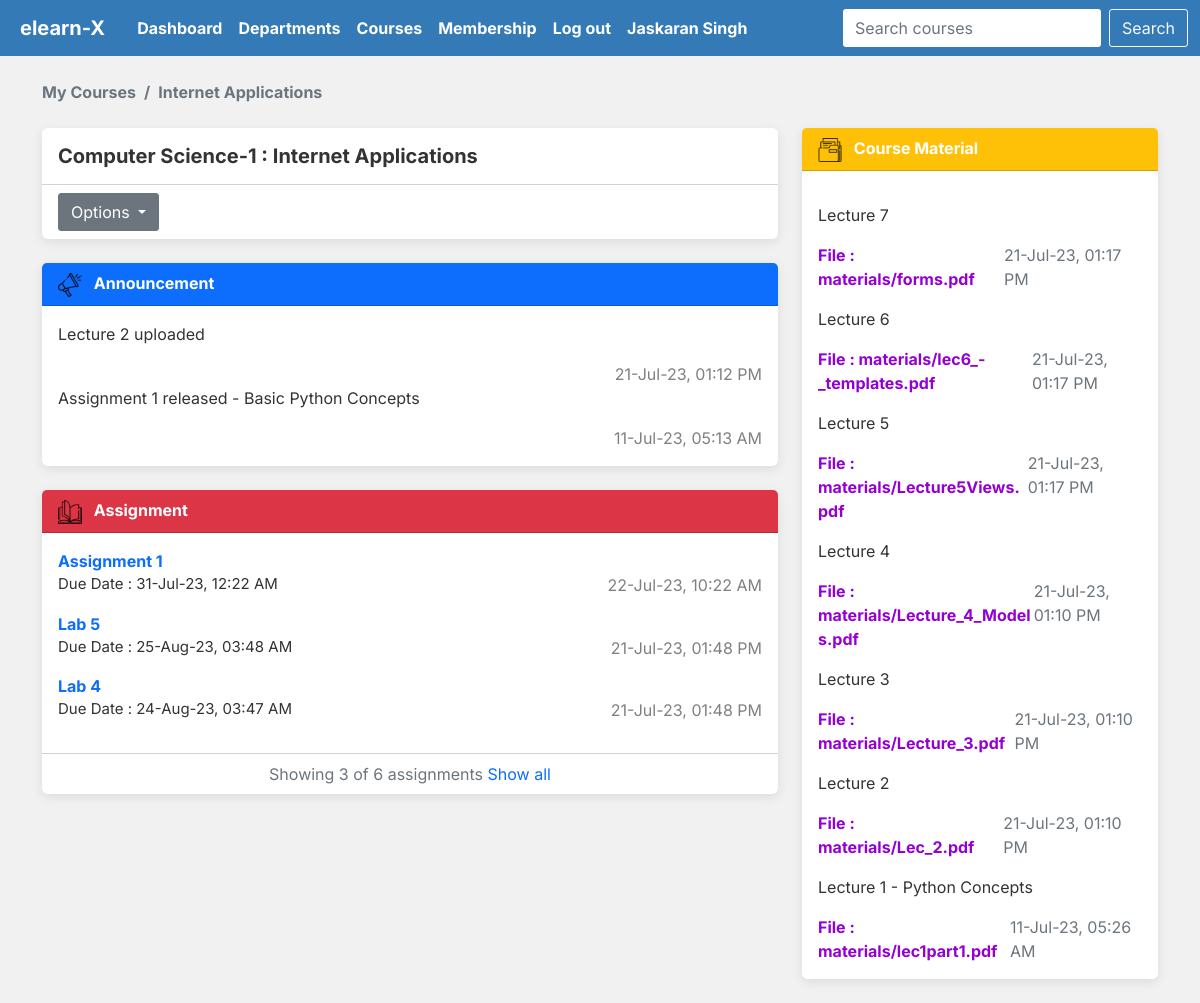
Page /my/1/ (signed in) on the earlier database version.
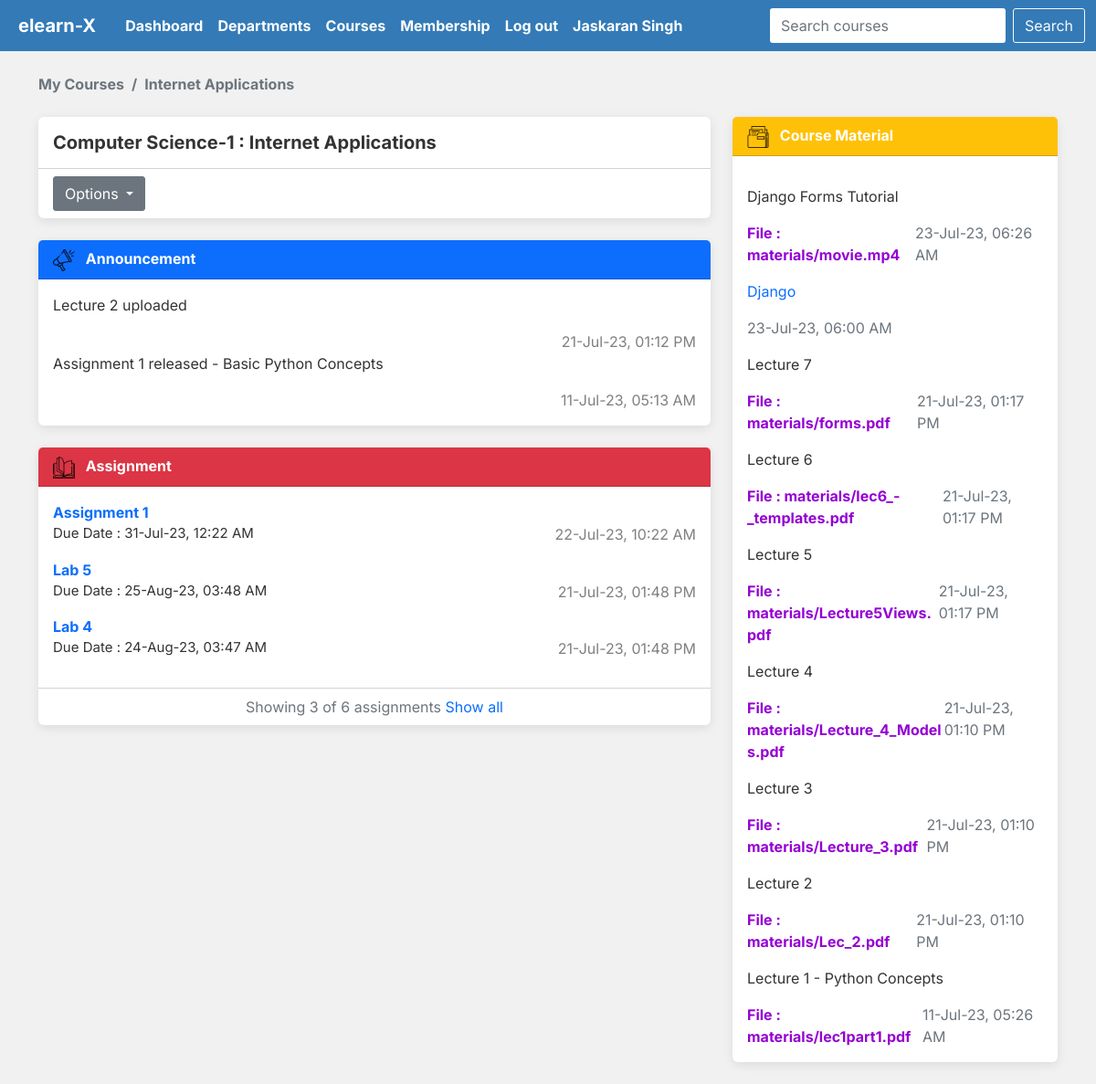
Same page on the later database version.
### main/models.py (models this page shows, shortened)
class Announcement(models.Model):
    course_code = models.ForeignKey(
        Course, on_delete=models.CASCADE, null=False)
    datetime = models.DateTimeField(auto_now_add=True, null=False)
    description = FroalaField()
    class Meta:
        verbose_name_plural = "Announcements"
        ordering = ['-datetime']
    def post_date(self):
        return self.datetime.strftime("%d-%b-%y, %I:%M %p")

class Assignment(models.Model):
    course_code = models.ForeignKey(
        Course, on_delete=models.CASCADE, null=False)
    title = models.CharField(max_length=255, null=False)
    description = models.TextField(null=False)
    datetime = models.DateTimeField(auto_now_add=True, null=False)
    deadline = models.DateTimeField(null=False)
    file = models.FileField(upload_to='assignments/', null=True, blank=True)
    marks = models.DecimalField(max_digits=6, decimal_places=2, null=False)
    class Meta:
        verbose_name_plural = "Assignments"
        ordering = ['-datetime']
    def post_date(self):
        return self.datetime.strftime("%d-%b-%y, %I:%M %p")
    def due_date(self):
        return self.deadline.strftime("%d-%b-%y, %I:%M %p")

class Material(models.Model):
    course_code = models.ForeignKey(
        Course, on_delete=models.CASCADE, null=False)
    description = models.TextField(max_length=2000, null=False)
    datetime = models.DateTimeField(auto_now_add=True, null=False)
    file = models.FileField(upload_to='materials/', null=True, blank=True)
    class Meta:
        verbose_name_plural = "Materials"
        ordering = ['-datetime']
    def post_date(self):
        return self.datetime.strftime("%d-%b-%y, %I:%M %p")

### main/views.py (the view)
# urls.py: path('my/<int:code>/', views.course_page, name='course'),
def course_page(request, code):
    try:
        course = Course.objects.get(code=code)
        if is_student_authorised(request, code):
            try:
                announcements = Announcement.objects.filter(course_code=course)
                assignments = Assignment.objects.filter(
                    course_code=course.code)
                materials = Material.objects.filter(course_code=course.code)
            except:
                announcements = None
                assignments = None
                materials = None
            context = {
                'course': course,
                'announcements': announcements,
                'assignments': assignments[:3],
                'materials': materials,
                'student': Student.objects.get(student_id=request.session['student_id'])
            }
            return render(request, 'main/course.html', context)
        else:
            return redirect('std_login')
    except:
        return render(request, 'error.html')

### main/models.py (called while the page is built)
    def __str__(self):
        return self.name

### main/views.py (called while the page is built)
def is_student_authorised(request, code):
    course = Course.objects.get(code=code)
    if request.session.get('student_id') and course in Student.objects.get(student_id=request.session['student_id']).course.all():
        return True
    else:
        return False

### main/templates/main/course.html (shortened to what the changed rows need)
{% extends 'index.html' %}
{% load static %}
{% block content %}
<div class="container mt-4">
   <div class="row">
      <div class="col-md-8">
         <div class="card border-0 shadow-sm mb-4">
            <div class="card-body">
               {% for announcement in announcements %}
               <div class="fs-6">{{ announcement.description | safe }}</div>
               <div class="d-flex flex-row-reverse">
                  <div style="color:grey;">{{ announcement.post_date }}</div>
               </div>
               {% empty %}
               <p class="fs-6 text-center text-muted">No announcement has been posted</p>
               {% endfor %}
            </div>
         </div>
         <div class="card border-0 shadow-sm mb-4">
            <div class="card-body">
               {% for assignment in assignments %}
               <a class="fw-bold" href="{% url 'assignmentPage' course.code assignment.id %}">{{ assignment.title }}</a>
               <div class="d-flex justify-content-between">
                  <p style="font-size:15px"> Due Date : {{ assignment.due_date }} </p>
                  <div style="color:grey;">{{ assignment.post_date }}</div>
               </div>
               {% empty %}
               <p class="text-center text-muted fs-6">No assignments given yet</p>
               {% endfor %}
            </div>
         </div>
      </div>
      <div class="col-md-4">
         <div class="card border-0 shadow-sm mb-4">
            <div class="card-body">
               {% for material in materials %}
               <p>{{ material.description | safe }}</p>
               <div class="d-flex justify-content-between text-break">
                  {% if material.file %}
                  <a class="fw-bold" href="{{ material.file.url }}" style="color:#9400d3">File : {{ material.file.name }}</a><br>
                  {% endif %}
                  <div class="text-muted">{{ material.post_date }}</div>
               </div>
               {% empty %}
               <p class="text-center text-muted fs-6">Course materials not available</p>
               {% endfor %}
            </div>
         </div>
      </div>
   </div>
</div>
{% endblock %}

Differences in the rows shown:
added Material: description "Django Forms Tutorial", file.name "materials/movie.mp4", post_date "23-Jul-23, 06:26 AM"
added Material: description "Django", post_date "23-Jul-23, 06:00 AM"
